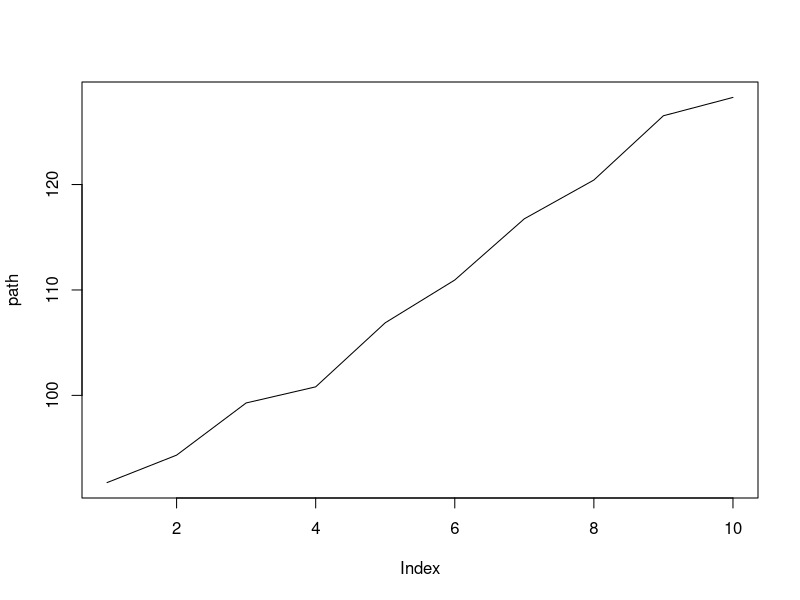
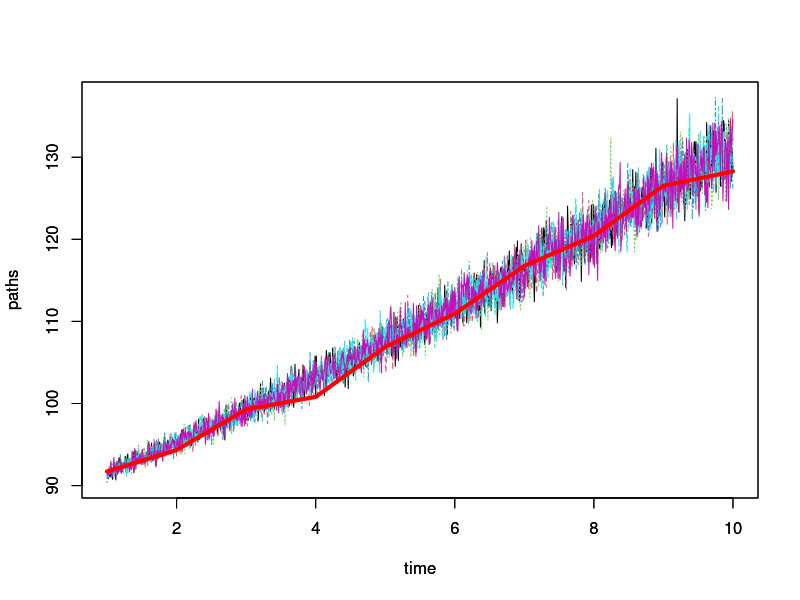

Source code (R) for these figures, in order:
## ---- chunk 1
# Project 2
# FUNCTIONS FROM PROJECT 1
# LGM random number generation
runif <- function(seed, n){
  # initiate the random number series
  x <- c(seed)
  # LGM parameters
  m <- 2^31-1
  a <- 7^5
  b <- 0
  # random number generation
  for(t in 1:n){
    x <- c(x, (a*x[t]+b) %% m)
  }
  # drop the seed
  x <- x[-1]
  # scale to U[0,1]
  return(x/m)
}
rnorm_pmm <- function(seed, n){
  # define the output vector
  output <- c()
  trial <- 1
  while(length(output)<n){
    m <- n - length(output)
    u0 <- runif(seed*trial,m)
    u <- split(u0, rep(1:2, m/2))
    # Define v1, v2, w
    vw <- as.data.frame(matrix(c(2*u[[1]]-1, 2*u[[2]]-1), m/2, 2))
    vw <- cbind(vw, vw[,1]^2 + vw[,2]^2)
    # select w <= 1
    vw <- vw[vw[,3]<=1,]
    # generate N(0,1)
    z1 <- vw[,1]*sqrt((-2*log(vw[,3]))/vw[,3])
    z2 <- vw[,2]*sqrt((-2*log(vw[,3]))/vw[,3])

    output <- c(output, z1, z2)
    trial <-  trial + 1
  }
  return(output)
}

## ---- chunk 2
# ANSWERS
# set seed
seed <<- as.numeric(Sys.time())
## ---- chunk 3
##### Question 1 #####
q1 <- function(seed){
  n <- 10000
  z1 <- rnorm_pmm(seed, n)
  z2 <- rnorm_pmm(seed*100, n)
  mu <- c(0,0)
  sigma <- matrix(c(1,-0.7, -0.7, 1), 2, 2)
  # generate x~N(0,1) and y~N(0,1) with Cov(x,y) = -0.7
  x <- mu[1] + sigma[1,1]*z1
  y <- mu[2] + sigma[1,2]/sigma[1,1]*z1 + sigma[2,2]*sqrt(1-(sigma[1,2]/(sigma[1,1]*sigma[2,2]))^2)*z2
  # compute correlation
  rho <- (1/(n-1)*sum((x-sum(x)/n)*(y-sum(y)/n)))/
         (sqrt(1/(n-1)*sum((x-mean(x))^2))*sqrt(1/(n-1)*sum((y-mean(y))^2)))
  return(rho)
}
# find the rho
rho <- q1(seed)
cat("rho = ", rho)
## ---- chunk 4
##### Question 2 #####
q2 <- function(seed){
  n <- 10000
  z1 <- rnorm_pmm(seed, n)
  z2 <- rnorm_pmm(seed*100, n)
  rho <- 0.6
  # generate x~N(0,1) and y~N(0,1) with Cov(x,y) = -0.7
  x <- z1
  y <- rho*z1 + sqrt(1-rho^2)*z2
  # compute expected value
  output <- mean(apply(cbind(rep(0, n), x^3+sin(y)+x^2*y),1,max))
  return(output)
}
# find the expected value
E <- q2(seed)
cat("The expected value = ", E)
## ---- chunk 5
##### Question 3 #####
# (a) Estimate expected values by simulation
q3a1 <- function(seed){
  w_5 <- sqrt(5)*rnorm_pmm(seed, 10000)
  output <- (w_5^2+sin(w_5))
  return(output)
}
q3a2 <- function(seed, t){
  z1 <- rnorm_pmm(seed, 10000)
  w <- sqrt(t)*z1
  output <- (exp(t/2)*cos(w))
  return(output)
}
# outputs
Ea1 <- q3a1(seed)
Ea2 <- q3a2(seed, 0.5)
Ea3 <- q3a2(seed, 3.2)
Ea4 <- q3a2(seed, 6.5)
rbind(mean = c(Ea1 = mean(Ea1), Ea2 = mean(Ea2), Ea3 = mean(Ea3), Ea4 = mean(Ea4)),sd = c(sd(Ea1), sd(Ea2), sd(Ea3), sd(Ea4)))
## ---- chunk 6
# (c) variance reduction
q3b1 <- function(seed){
  z1 <- rnorm_pmm(seed, 10000)
  w_5a <- sqrt(5)*z1
  w_5b <- sqrt(5)*(-1*z1)
  output <- apply(cbind(w_5a^2+sin(w_5a),w_5b^2+sin(w_5b)), 1, mean)
  return(output)
}
q3b2 <- function(seed, t){
  z1 <- rnorm_pmm(seed, 10000)
  w_a <- sqrt(t)*z1
  w_b <- sqrt(t)*(-1*z1)
  output <- apply(cbind(exp(t/2)*cos(w_a),exp(t/2)*cos(w_b)),1,mean)
  return(output)
}
# outputs: variance reduction
Eb1 <- q3b1(seed)
Eb2 <- q3b2(seed, 0.5)
Eb3 <- q3b2(seed, 3.2)
Eb4 <- q3b2(seed, 6.5)
cat("variance reduction\n")
rbind(mean = c(Eb1 = mean(Eb1), Eb2 = mean(Eb2), Eb3 = mean(Eb3), Eb4 = mean(Eb4)),sd = c(sd(Eb1), sd(Eb2), sd(Eb3), sd(Eb4)))

## ---- chunk 7
##### Question 4 #####
# (a) Estimate the price of a European Call option with simulation
q4a <- function(seed){
  n <- 10000
  # define variables as given
  r <- 0.04
  sigma <- 0.2
  s_0 <- 88
  t <- 5
  x <- 100
  # generate random normal variates
  z1 <- rnorm_pmm(seed, n)
  # calculate the payoffs
  s_T <- s_0*exp((r-sigma^2/2)*t+sigma*sqrt(t)*z1)
  payoffs <- apply(cbind(rep(0,n), s_T-x), 1, max)
             # apply the max function each row to find payoffs >= 0
  # take PV of expected payoff
  c <- exp(-r*t)*(payoffs)
  return(c)
}
# output
Ca1 <- q4a(seed)
cat("European call price by simulation: $", mean(Ca1), "with sd = $", sd(Ca1))
## ---- chunk 8
# (b) 1. Compute option price by Black-Scholes formula
# define variables as given
r <- 0.04
sigma <- 0.2
s_0 <- 88
t <- 5
x <- 100
# compute d1, d2
d1 <- (log(s_0/x)+(r+sigma^2/2)*t)/(sigma*sqrt(t))
d2 <- d1-sigma*sqrt(t)
# output: Black-Sholes
Cb1 <- s_0*pnorm(d1)-x*exp(-r*t)*pnorm(d2) 
       #pnorm() is the built-in normal cumulative density function
cat("European call price by Black-Scholes model: $", Cb1)
## ---- chunk 9

# (b) 2. use variance reduction
q4b <- function(seed){
  n <- 10000
  # define variables as given
  r <- 0.04
  sigma <- 0.2
  s_0 <- 88
  t <- 5
  x <- 100
  # generate random normal variates
  z1 <- rnorm_pmm(seed, n)
  # calculate the payoffs with antithetic variates
  # (+z1)
  s_T1 <- s_0*exp((r-sigma^2/2)*t+sigma*sqrt(t)*z1)
  payoffs1 <- apply(cbind(rep(0,n), s_T1-x), 1, max)
  c1 <- exp(-r*t)*(payoffs1)
  # (-z1)
  s_T2 <- s_0*exp((r-sigma^2/2)*t+sigma*sqrt(t)*(-z1))
  payoffs2 <- apply(cbind(rep(0,n), s_T2-x), 1, max)
  c2 <- exp(-r*t)*(payoffs2)
  # take the expected value of the mean
  c <- (apply(cbind(c1,c2),1,mean))
  return(c)
}
# output
Cb2 <- q4b(seed)
cat("European call price by simulation with variance reduction: $", mean(Cb2), "with sd = $", sd(Cb2))
## ---- chunk 10
##### Question 5 #####
# (a) find E[Sn] and plot 
q5a <- function(seed, t){
  n <- 1000
  # define variables as given
  r <- 0.04
  sigma <- 0.18
  s_0 <- 88
  # generate random normal variates
  z1 <- rnorm_pmm(seed, n)
  # calculate s_T with antithetic variates
  # (+z1)
  s_T1 <- s_0*exp((r-sigma^2/2)*t+sigma*sqrt(t)*z1)
  # (-z1)
  s_T2 <- s_0*exp((r-sigma^2/2)*t+sigma*sqrt(t)*(-z1))
  # take the expected value of the mean
  s_T <- mean(apply(cbind(s_T1,s_T1),1,mean))
  return(s_T)
}
# generate the path
path <- rep(0,10)
for(t in 1:10){
  path[t] <- q5a(seed*t, t)
}
plot(path, type = "l")
## ---- chunk 11
# (b) finer time intervals
N <- 1000
# generate 6 paths
paths <- matrix(rep(rep(0,N),6),N,6)
for (i in 1:6) {
  step <- 1
  # take finer time intervals 
  for(t in seq(1, 10, (10-1)/(N-1))){
    paths[step,i] <- q5a(seed*t*i, t)
    step <- step + 1
  }
}
## ---- chunk 12
# (c) plot a and b in one plot
time <- matrix(rep(seq(1, 10, (10-1)/(N-1)),6),N,6)
matplot(time, paths, type = "l")
par(new=TRUE)
plot(path, type = "l", lwd = 4, col = "red", 
     ylim=c(min(paths), max(paths)), xlab = "time", ylab = "paths")
## ---- chunk 13
##### Problem 6 #####
# (a) Euler method
q6a <- function(x){
  pi <- 4*sqrt(1-x^2)
  return(pi)
}
# Riemann sum
rSum <- 0
loops <- 1000000
for(i in seq(0,1,1/loops)){
  rSum <- rSum + q6a(i)*(1/loops)
}
# output
Ia <- rSum
cat("Euler method: pi = ", Ia)
## ---- chunk 14
# (b) simulation
q6b <- function(seed){
  pi <- (4*sqrt(1-runif(seed, 10000)^2))
  return(pi)
}
Ib <- q6b(seed)
cat("Monte Carlo simulation: pi = ", mean(Ib), ", sd = ", sd(Ib))
## ---- chunk 15
# (c) importance sampling method
# model by Wei Cai, from the notes
x <- runif(seed, 10000)
a <- 0.74
g_x <- 4*sqrt(1-x^2)
t_x <- (1-0.74*x^2)/(1-a/3)
# output
Ic <- mean(g_x/t_x)
cat("Importance Sampling method: pi = ", Ic, ", sd = ", sd(g_x/t_x))
